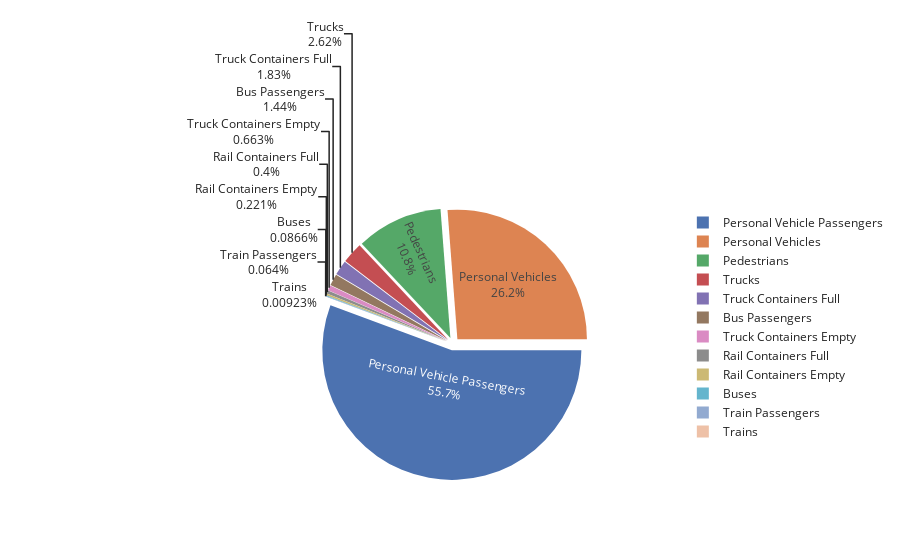

Notebook code for this chart:
### Code cell
gbm =  df.groupby("Measure")[["Value"]].sum().reset_index()
fig = px.pie(gbm,
             values="Value",
             names="Measure",
             template="seaborn")
fig.update_traces(rotation=90, pull=0.05, textinfo="percent+label")
fig.show()

#viz_1 = Measure_group.plot(kind='bar')
#viz_1.set_title('Transportation wise listing')

### Figure 1 — Plotly figure (JSON) as saved in the notebook; plotly's stock layout.template omitted (floating-point values rounded to 4 significant figures)
{"data": [{"domain": {"x": [0, 1], "y": [0, 1]}, "hovertemplate": "Measure=%{label}<br>Value=%{value}<extra></extra>", "labels": ["Bus Passengers", "Buses", "Pedestrians", "Personal Vehicle Passengers", "Personal Vehicles", "Rail Containers Empty", "Rail Containers Full", "Train Passengers", "Trains", "Truck Containers Empty", "Truck Containers Full", "Trucks"], "legendgroup": "", "name": "", "pull": 0.05, "rotation": 90, "showlegend": true, "textinfo": "percent+label", "type": "pie", "values": [146027374, 8754394, 1090067964, 5629526756, 2651535415, 22386399, 40492650, 6472717, 933270, 67036035, 185463194, 264731943]}], "layout": {"legend": {"tracegroupgap": 0}, "margin": {"t": 60}}}
